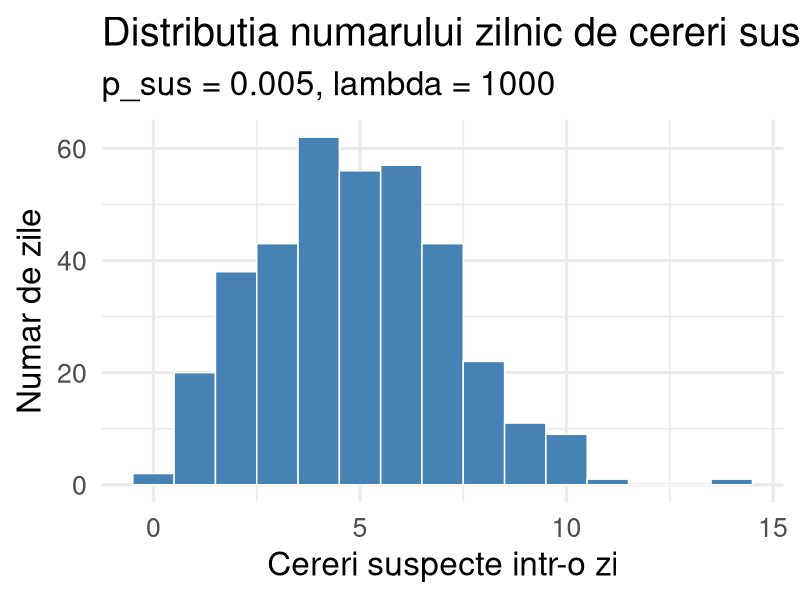

Reproduce this figure in R.
# Etapa 2: Simularea unui an de cereri

library(ggplot2)

set.seed(42)

# La fel ca in prima etapa.

n_zile  <- 365
lambda  <- 1000
p_sus   <- 0.005
p_verif <- 0.10 # alegem un procent aleator de verificare (10%)

# de data asta generam vecotrizat pentru n_zile = 365
n_req        <- rpois(n_zile, lambda) 
n_sus        <- rbinom(n_zile, size = n_req, prob = p_sus)
n_verificate <- round(n_req * p_verif)
detectate    <- rhyper(nn = n_zile, m = n_sus, n = n_req - n_sus,
                       k = n_verificate)
nedetectate  <- n_sus - detectate

an <- data.frame(
  zi = 1:n_zile,
  n_req, n_sus, n_verificate, detectate, nedetectate
)

cat("=== STATISTICI ANUALE ===\n")
cat(sprintf("Total cereri:           %d\n", sum(n_req)))
cat(sprintf("Total cereri suspecte:  %d\n", sum(n_sus)))
cat(sprintf("Total detectate:        %d\n", sum(detectate)))
cat(sprintf("Total nedetectate:      %d\n", sum(nedetectate)))
cat(sprintf("Total verficiari:       %d\n", sum(n_verificate)))

# Grafic: histograma cererilor suspecte pe zi
g <- ggplot(an, aes(x = n_sus)) +
  geom_histogram(binwidth = 1, fill = "steelblue", color = "white") +
  labs(title = "Distributia numarului zilnic de cereri suspecte",
       subtitle = sprintf("p_sus = %.3f, lambda = %d", p_sus, lambda),
    x = "Cereri suspecte intr-o zi", y = "Numar de zile") +
  theme_minimal(base_size = 24)

print(g)
